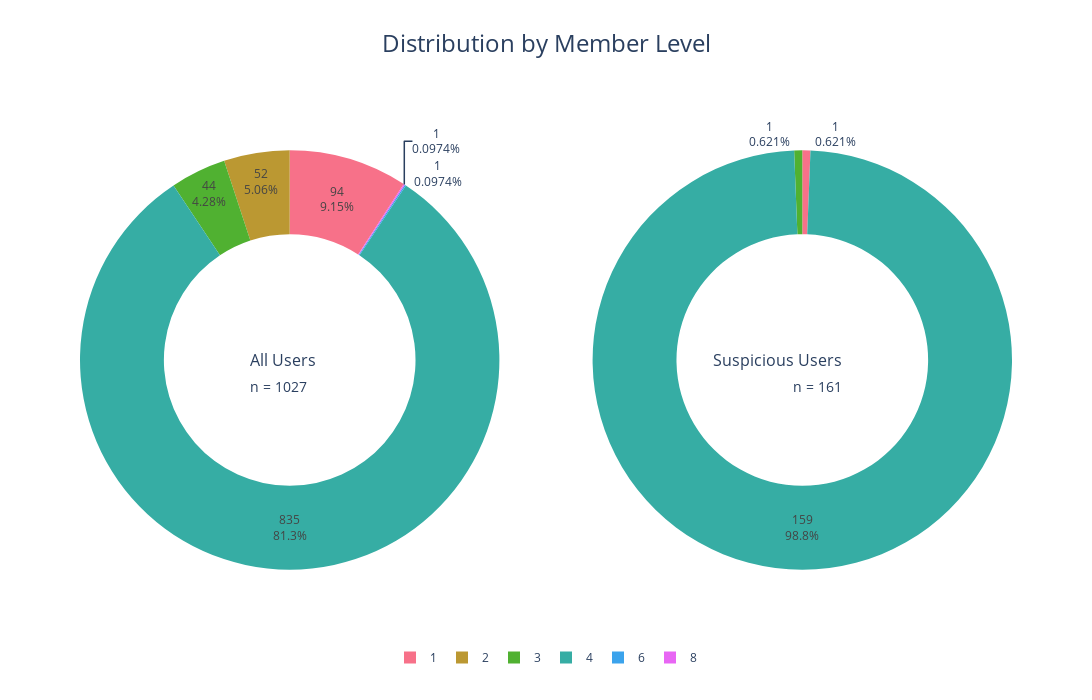

Notebook source saved alongside this figure:
### Code cell
import plotly.graph_objects as go
import plotly.express as px
from plotly.subplots import make_subplots
import seaborn as sns
import numpy as np

def plot_dual_member_level_distribution_plotly(df1, df2):
    # Create subplots
    fig = make_subplots(rows=1, cols=2, specs=[[{'type':'domain'}, {'type':'domain'}]])
    
    def process_data(df):
        member_level_counts = df.groupby("member_level")["member_name"].nunique()
        # Ensure we're sorting numerically
        member_level_counts = member_level_counts.sort_index(key=lambda x: pd.to_numeric(x))
        return member_level_counts.index, member_level_counts.values

    # Process data for both charts
    labels1, values1 = process_data(df1)
    labels2, values2 = process_data(df2)
    
    # Generate HUSL colors using seaborn for all possible levels (1-8)
    all_levels = sorted(set(list(labels1) + list(labels2)))
    n_colors = len(all_levels)
    colors = sns.color_palette("husl", n_colors).as_hex()
    
    # Create a color mapping dictionary to ensure consistency
    color_map = dict(zip(all_levels, colors))
    
    # Get colors in the order of labels for each chart
    colors1 = [color_map[label] for label in labels1]
    colors2 = [color_map[label] for label in labels2]

    # Add traces for first donut
    fig.add_trace(go.Pie(
        labels=labels1,
        values=values1,
        name="All Users",
        hole=0.6,
        textinfo='percent+value',
        hovertemplate="Level: %{label}<br>Count: %{value}<br>Percentage: %{percent}<extra></extra>",
        marker=dict(colors=colors1),
        domain={'column': 0},
        sort=False
    ), 1, 1)

    # Add traces for second donut
    fig.add_trace(go.Pie(
        labels=labels2,
        values=values2,
        name="Suspicious Users",
        hole=0.6,
        textinfo='percent+value',
        hovertemplate="Level: %{label}<br>Count: %{value}<br>Percentage: %{percent}<extra></extra>",
        marker=dict(colors=colors2),
        domain={'column': 1},
        sort=False
    ), 1, 2)

    # Update layout
    fig.update_layout(
        title={
            'text': "Distribution by Member Level",
            'y':0.95,
            'x':0.5,
            'xanchor': 'center',
            'yanchor': 'top',
            'font': dict(size=24)
        },
        annotations=[
            dict(text='All Users', x=0.18, y=0.5, font_size=16, showarrow=False),
            dict(text='Suspicious Users', x=0.82, y=0.5, font_size=16, showarrow=False),
            dict(text=f'n = {df1["member_name"].nunique()}', x=0.18, y=0.45, font_size=14, showarrow=False),
            dict(text=f'n = {df2["member_name"].nunique()}', x=0.82, y=0.45, font_size=14, showarrow=False)
        ],
        showlegend=True,
        legend=dict(
            orientation="h",
            yanchor="bottom",
            y=-0.1,
            xanchor="center",
            x=0.5,
            traceorder='normal'
        ),
        width=1200,
        height=700,
        paper_bgcolor='white',
        plot_bgcolor='white'
    )

    # Save the plot as HTML
    fig.write_html("member_distribution_consistent_colors.html")
    
    return fig

# Read and prepare the data
df = pd.read_csv('user_info_001_to_750_v9.csv')
suspicious_user_df = df[df['user_category'].isin(['suspicious_1', 'suspicious_2'])]

# Create and display the plot
fig = plot_dual_member_level_distribution_plotly(df, suspicious_user_df)
fig.show()

### Figure 1 — Plotly figure (JSON) as saved in the notebook; plotly's stock layout.template omitted (floating-point values rounded to 4 significant figures)
{"data": [{"domain": {"column": 0, "x": [0, 0.45], "y": [0, 1]}, "hole": 0.6, "hovertemplate": "Level: %{label}<br>Count: %{value}<br>Percentage: %{percent}<extra></extra>", "labels": [1, 2, 3, 4, 6, 8], "marker": {"colors": ["#f77189", "#bb9832", "#50b131", "#36ada4", "#3ba3ec", "#e866f4"]}, "name": "All Users", "sort": false, "textinfo": "percent+value", "type": "pie", "values": [94, 52, 44, 835, 1, 1]}, {"domain": {"column": 1, "x": [0.55, 1], "y": [0, 1]}, "hole": 0.6, "hovertemplate": "Level: %{label}<br>Count: %{value}<br>Percentage: %{percent}<extra></extra>", "labels": [1, 3, 4], "marker": {"colors": ["#f77189", "#50b131", "#36ada4"]}, "name": "Suspicious Users", "sort": false, "textinfo": "percent+value", "type": "pie", "values": [1, 1, 159]}], "layout": {"annotations": [{"font": {"size": 16}, "showarrow": false, "text": "All Users", "x": 0.18, "y": 0.5}, {"font": {"size": 16}, "showarrow": false, "text": "Suspicious Users", "x": 0.82, "y": 0.5}, {"font": {"size": 14}, "showarrow": false, "text": "n = 1027", "x": 0.18, "y": 0.45}, {"font": {"size": 14}, "showarrow": false, "text": "n = 161", "x": 0.82, "y": 0.45}], "height": 700, "legend": {"orientation": "h", "traceorder": "normal", "x": 0.5, "xanchor": "center", "y": -0.1, "yanchor": "bottom"}, "paper_bgcolor": "white", "plot_bgcolor": "white", "showlegend": true, "title": {"font": {"size": 24}, "text": "Distribution by Member Level", "x": 0.5, "xanchor": "center", "y": 0.95, "yanchor": "top"}, "width": 1200}}
